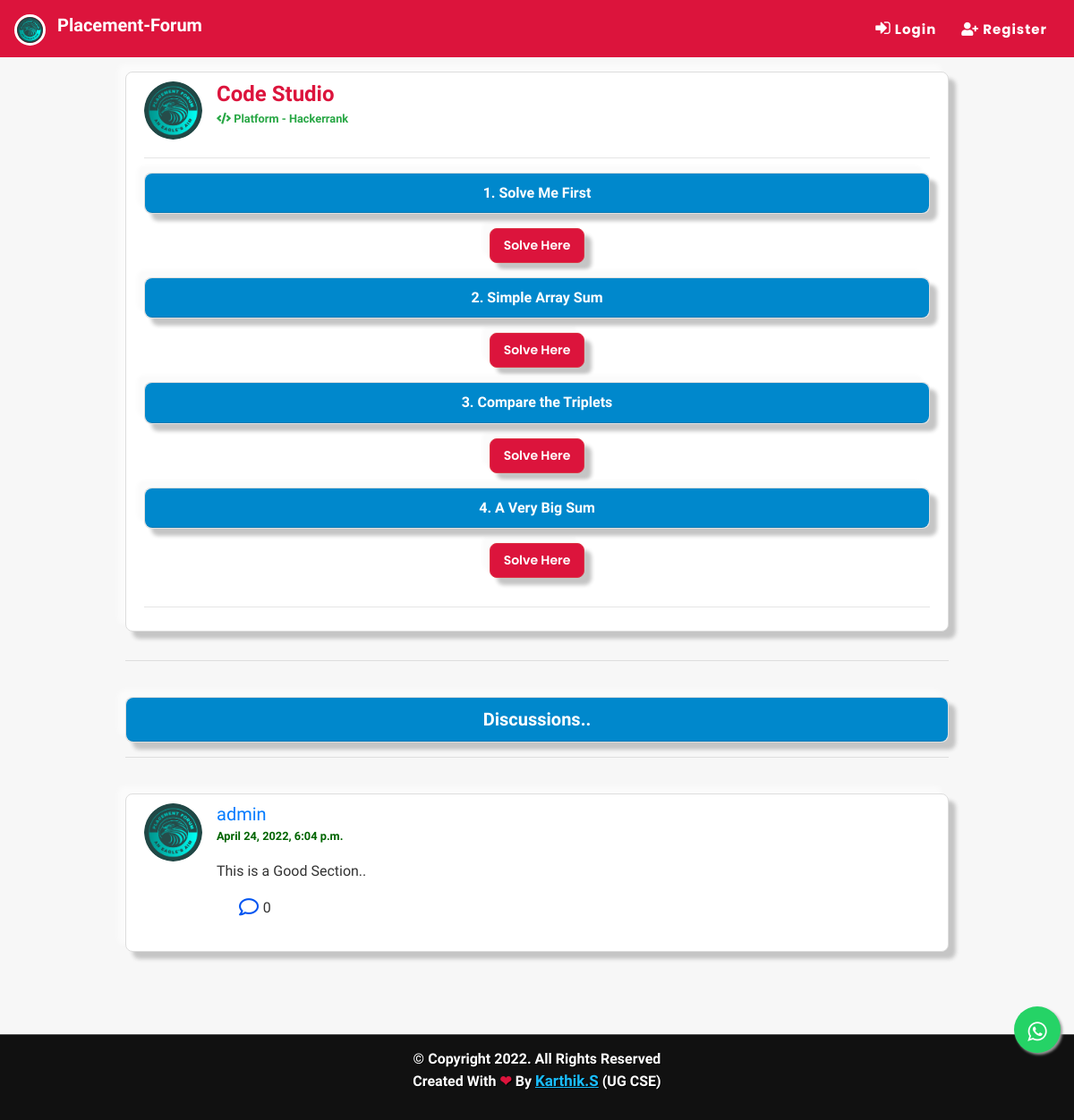
Screenshot of /post/logic-building/2/ with the database file from the repository.
### blog/models.py (models this page shows, shortened)
class Postlb(models.Model):
    titlelb1 = models.CharField(max_length=150,verbose_name="Titlelb")
    titlelb2 = models.CharField(max_length=150,verbose_name="Titlelb")
    titlelb3 = models.CharField(max_length=150,verbose_name="Titlelb")
    titlelb4 = models.CharField(max_length=150,verbose_name="Titlelb")
    categorylb = models.CharField( max_length=255, default="coding")
    linklb1 = RichTextField(blank=True, null=True)
    linklb2 = RichTextField(blank=True, null=True)
    linklb3 = RichTextField(blank=True, null=True)
    linklb4 = RichTextField(blank=True, null=True)
    date_posted = models.DateTimeField(default=timezone.now)
    date_updated = models.DateTimeField(auto_now=True)
    author = models.ForeignKey(User, on_delete=models.CASCADE)
    topics = models.CharField(max_length=255, default='sample')
    likes = models.ManyToManyField(User, related_name="blogpostlb", blank=True)
    saves = models.ManyToManyField(User, related_name="blogsavelb", blank=True)
    def total_likes_lb(self):
        return self.likes.count()
    def total_saves_lb(self):
        return self.saves.count()

class Commentlb(models.Model):
    postlb = models.ForeignKey(Postlb, related_name="commentslb" , on_delete=models.CASCADE)
    name = models.ForeignKey(User, on_delete=models.CASCADE)
    body = models.TextField(max_length=200)
    date_added = models.DateTimeField(auto_now_add=True)
    likes = models.ManyToManyField(User, related_name="blogcommentlb", blank=True)
    reply = models.ForeignKey('self', null=True, related_name="replies", on_delete=models.CASCADE)
    def total_clikes_lb(self):
        return self.likes.count()

### users/models.py (models this page shows, shortened)
class Profile(models.Model):
    user = models.OneToOneField(User, on_delete=models.CASCADE)
    is_online = models.BooleanField(default=False)
    following = models.ManyToManyField(User, related_name="following", blank=True)
    friends = models.ManyToManyField(User, related_name='my_friends', blank=True)
    bio = models.CharField(default="",blank=True,null=True,max_length=350)
    date_of_birth = models.CharField(blank=True,max_length=150)
    updated = models.DateTimeField(auto_now=True)
    created = models.DateTimeField(auto_now_add=True)
    image = models.ImageField(default='default.jpg', upload_to='profile_pics',blank=True, null=True)

### blog/views.py (the view)
# urls.py: path('post/logic-building/<int:pk>/', PostDetailViewlb, name='post-detail-lb'),
def PostDetailViewlb(request,pk):
    stuff = get_object_or_404(Postlb, id=pk)
    total_likes_lb= stuff.total_likes_lb()
    total_saves_lb = stuff.total_saves_lb()
    total_comments_lb = stuff.commentslb.all().filter(reply=None).order_by('-id')
    total_comments2_lb = stuff.commentslb.all().order_by('-id')
    context = {}
    if request.method == "POST":
        comment_qs_lb = None
        comment_form_lb = CommentFormlb(request.POST or None)
        if comment_form_lb.is_valid():
            form = request.POST.get('body')
            reply_id = request.POST.get('comment_id')
            if reply_id:
                comment_qs_lb = Commentlb.objects.get(id=reply_id)
            commentlb = Commentlb.objects.create(name=request.user,postlb=stuff,body=form, reply=comment_qs_lb)
            commentlb.save()
            total_comments_lb = stuff.commentslb.all().filter(reply=None).order_by('-id')
            total_comments2_lb = stuff.commentslb.all().order_by('-id')
    else:
        comment_form_lb = CommentFormlb()
    tcl_lb={}
    for cmt in total_comments2_lb:
        total_clikes_lb = cmt.total_clikes_lb()
        clikedlb = False
        if cmt.likes.filter(id=request.user.id).exists():
            tcl_lb = True
        tcl_lb[cmt.id] = tcl_lb
    context["clikes"]=tcl_lb
    liked = False
    if stuff.likes.filter(id=request.user.id).exists():
        liked = True
    context["total_likes_lb"]=total_likes_lb
    context["liked"]=liked
    saved = False
    if stuff.saves.filter(id=request.user.id).exists():
        saved = True
    context["total_saves_lb"]=total_saves_lb
    context["saved"]=saved
    context['comment_form_lb'] = comment_form_lb
    context['post']=stuff
    context['comments']=total_comments_lb
    if is_ajax(request=request):
        html = render_to_string('blog/comments_lb.html',context, request=request)
        return JsonResponse({'form':html})
    return render(request, 'blog/post_detail_lb.html', context)

### blog/views.py (called while the page is built)
def is_ajax(request):
    return request.META.get('HTTP_X_REQUESTED_WITH') == 'XMLHttpRequest'

### blog/templates/blog/post_detail_lb.html (shortened to what this page needs)
{% extends "blog/base.html" %}
{% block content %}
<div class="col-md-10 m-auto">
<article class="content-section" style="overflow: auto;margin-bottom:2rem;border-radius: 0.5rem;
box-shadow:  8px 8px 4px #c5c5c5,
             -8px -8px 4px #fbfbfb;">
    <div class="media">
        <img class="rounded-circle article-img" src="/static/blog/images/main-logo.PNG" alt="image">
        <div class="media-body">
            <h4 class="d-inline" style="pointer-events:none;font-weight:bolder;color:crimson">Code Studio</h4>
            <p><small class="text-success" style="color:darkgreen;font-weight:bolder;" ><i class="fas fa-code"></i> Platform - Hackerrank</small></p>
        </div>
    </div>
    <hr>
    <div class="card text-center" id="card_suggest_detail" style='margin-bottom:1rem'>
        <h6 class="card-header" style="background-color:#0088cc;color:white;font-weight:bolder;border-radius:0.5rem;">1. {{post.titlelb1}}</h6>
      </div>
      <center> <button type="button" id="btntitle" class="btn btn-danger" style="border-radius:0.5rem;background-color:crimson;margin-bottom:1rem"><a target="_blank" class="article-title" href="{{ post.linklb1 }}" style="color:white;">Solve Here</a></button>
      </center>
      <div class="card text-center" id="card_suggest_detail" style='margin-bottom:1rem'>
        <h6 class="card-header" style="background-color:#0088cc;color:white;font-weight:bolder;border-radius:0.5rem;">2. {{post.titlelb2}}</h6>
      </div>
      <center> <button type="button" id="btntitle" class="btn btn-danger" style="border-radius:0.5rem;background-color:crimson;margin-bottom:1rem"><a target="_blank" class="article-title" href="{{ post.linklb2 }}" style="color:white;">Solve Here</a></button>
      </center>
      <div class="card text-center" id="card_suggest_detail" style='margin-bottom:1rem'>
        <h6 class="card-header" style="background-color:#0088cc;color:white;font-weight:bolder;border-radius:0.5rem;">3. {{post.titlelb3}}</h6>
      </div>
      <center> <button type="button" id="btntitle" class="btn btn-danger" style="border-radius:0.5rem;background-color:crimson;margin-bottom:1rem"><a target="_blank" class="article-title" href="{{ post.linklb3 }}" style="color:white;">Solve Here</a></button>
      </center>
      <div class="card text-center" id="card_suggest_detail" style='margin-bottom:1rem'>
        <h6 class="card-header" style="background-color:#0088cc;color:white;font-weight:bolder;border-radius:0.5rem;">4. {{post.titlelb4}}</h6>
      </div>
      <center> <button type="button" id="btntitle" class="btn btn-danger" style="border-radius:0.5rem;background-color:crimson;margin-bottom:1rem"><a target="_blank" class="article-title" href="{{ post.linklb4 }}" style="color:white;">Solve Here</a></button>
      </center>
    <hr>
</article>
<hr>
<div class="main-comment-section">
    {% include 'blog/comments_lb.html' %}
</div>
<br><br>
</div>
{% endblock %}

### blog/templates/blog/comments_lb.html (shortened to what this page needs)
<div id="tempocs">
    <br>
    <div class="card text-center" id="card_suggest_detail" style='margin-bottom:1rem'>
        <h5 class="card-header" style="background-color:#0088cc;color:white;font-weight:bolder;border-radius:0.5rem;">Discussions..</h5>
      </div><hr>
    <br>
    {% if not comments %}
        No Discussions Yet...
    {% else %}
        {% for comment in comments %}
        <div class="content-section" style="width: 100%;border-radius: 0.5rem;
        box-shadow:  8px 8px 4px #c5c5c5,
                     -8px -8px 4px #fbfbfb;" >
            <div class="media g-mb-30 media-comment">
                <img class="d-flex g-width-50 g-height-50 rounded-circle g-mt-3 g-mr-15 rounded-circle article-img" src="{{comment.name.profile.image.url}}" alt="Profile-image">
                <div class="media-body u-shadow-v18 g-bg-secondary g-pa-30">
                    <div class="g-mb-15">
                        <h5 class="h5 g-color-gray-dark-v1 mb-0"><a class="mr-2" href="{% url 'profile-detail-view' comment.name.pk %}">{{comment.name}}</a></h5>
                        <small class="text" style='font-weight:bolder;color:darkgreen'>{{comment.date_added}}</small>
                    </div>
                    <p class="mt-3">{{comment.body}}</p>
                    <ul class="list-inline d-sm-flex my-0">
                        <li class="list-inline-item">
                            <a class="btn btncmt" data-toggle="collapse" href="#multiCollapse{{comment.id}}" role="button" aria-expanded="false" aria-controls="multiCollapse{{comment.id}}">
                                <i class="far fa-comment"></i>
                            </a>
                             {{comment.replies.count}}
                        </li>
                    </ul>
                    <br>
                </div>
            </div>
        </div>
        <br>
        {% endfor %}
    {% endif %}
    </div>

### blog/static/blog/main.css (style rules this page uses)
body { background: #f7f7f7; color: #333333; margin-top: 5rem; scroll-behavior: smooth; }
h1, h2, h3, h4, h5, h6 { color: #444444; }
ul { margin: 0; }
.content-section { background: #ffffff; padding: 10px 20px; border: 1px solid #dddddd; border-radius: 3px; margin-bottom: 20px; }
.article-title { color: #444444; font-family: 'poppins'; font-weight: 600; }
.article-img { height: 65px; width: 65px; margin-right: 16px; }
.btncmt i { font-size: 22px; color: rgb(0, 84, 241); }
.btn { border-radius: 0px; padding: 8px 15px; font-size: 14px; }
.btn-danger { background-color: rgb(255, 20, 20); color: rgb(255, 255, 255); }
.btncmt { padding: 0; }

### blog/templates/blog/base.html (style rules this page uses)
* { font-family: 'IBM Plex Sans Hebrew', sans-serif; }

### blog/templates/blog/post_detail_lb.html (style rules this page uses)
#card_suggest_detail,#btntitle,col-md-10 { border-radius: 0.5rem; box-shadow: 8px 8px 4px #c5c5c5, -8px -8px 4px #fbfbfb; }

### rows the page displays
Postlb: titlelb1 "Solve Me First", titlelb2 "Simple Array Sum", titlelb3 "Compare the Triplets", titlelb4 "A Very Big Sum"
Commentlb: name.profile.image (picture), name "admin", date_added "April 24, 2022, 6:04 p.m.", body "This is a Good Section..", replies.count "0"
